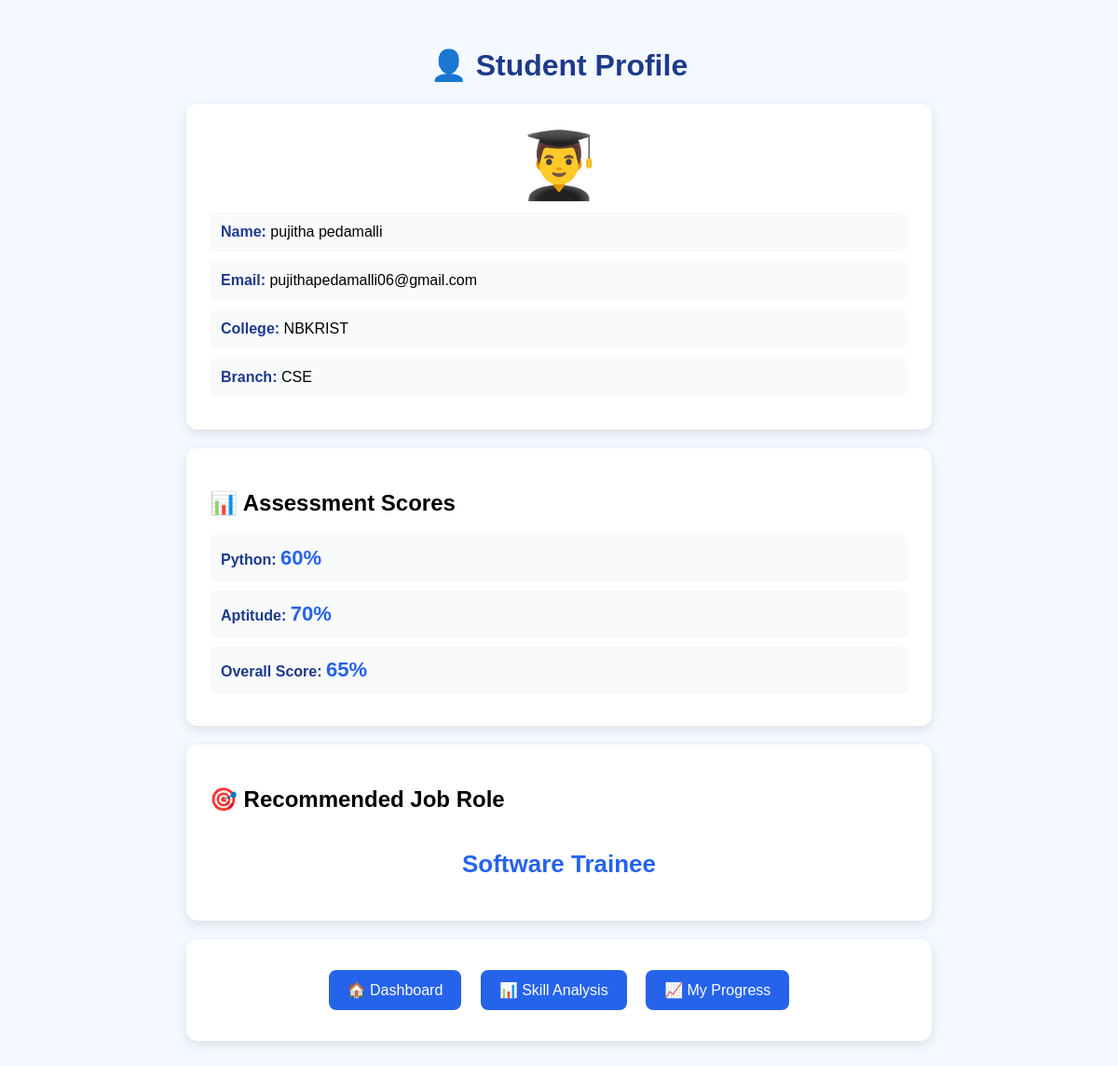
The app's page /profile (signed in) with its own data.
### placement_app.py (models this page shows)
class Student(db.Model):
    id = db.Column(db.Integer, primary_key=True)
    name = db.Column(db.String(100), nullable=False)
    email = db.Column(
        db.String(120),
        unique=True,
        nullable=False
    )
    college = db.Column(db.String(150))
    branch = db.Column(db.String(100))
    password = db.Column(
        db.String(255),
        nullable=False
    )
    python_score = db.Column(
        db.Integer,
        default=0
    )
    aptitude_score = db.Column(
        db.Integer,
        default=0
    )

### placement_app.py (the view, shortened to what this page needs)
@app.route("/profile", methods=["GET", "POST"])
def profile():
    if "email" not in session:
        return redirect(url_for("login"))
    student = Student.query.filter_by(
        email=session["email"]
    ).first()
    if not student:
        return "Student not found."
    python_score = student.python_score or 0
    aptitude_score = student.aptitude_score or 0
    scores = []
    if python_score > 0:
        scores.append(python_score)
    if aptitude_score > 0:
        scores.append(aptitude_score)
    if scores:
        overall_score = int(sum(scores) / len(scores))
    else:
        overall_score = None
    if python_score >= 80 and aptitude_score >= 70:
        job_role = "Python Developer"
    elif python_score >= 70 and aptitude_score >= 70:
        job_role = "Software Developer"
    elif aptitude_score >= 75:
        job_role = "Data Analyst"
    else:
        job_role = "Software Trainee"
    return render_template(
        "profile.html",
        student=student,
        name=student.name,
        email=student.email,
        college=student.college,
        branch=student.branch,
        python_score=python_score,
        aptitude_score=aptitude_score,
        overall_score=overall_score,
        job_role=job_role
    )

### templates/profile.html (shortened to what this page needs)
<!DOCTYPE html>
<html>
<head>
</head>
<body>
<div class="container">
    <h1>👤 Student Profile</h1>
    <div class="card">
        <div class="profile-icon">
            👨‍🎓
        </div>
        <div class="detail">
            <span class="label">Name:</span>
            {{ name }}
        </div>
        <div class="detail">
            <span class="label">Email:</span>
            {{ email }}
        </div>
        <div class="detail">
            <span class="label">College:</span>
            {{ college }}
        </div>
        <div class="detail">
            <span class="label">Branch:</span>
            {{ branch }}
        </div>
    </div>
    <div class="card">
        <h2>📊 Assessment Scores</h2>
        <div class="detail">
            <span class="label">Python:</span>
            {% if python_score is not none %}
                <span class="score">
                    {{ python_score }}%
                </span>
            {% else %}
                Not Completed
            {% endif %}
        </div>
        <div class="detail">
            <span class="label">Aptitude:</span>
            {% if aptitude_score is not none %}
                <span class="score">
                    {{ aptitude_score }}%
                </span>
            {% else %}
                Not Completed
            {% endif %}
        </div>
        <div class="detail">
            <span class="label">Overall Score:</span>
            {% if overall_score is not none %}
                <span class="score">
                    {{ overall_score }}%
                </span>
            {% else %}
                Not Available
            {% endif %}
        </div>
    </div>
    <div class="card">
        <h2>🎯 Recommended Job Role</h2>
        <div class="role">
            {{ job_role }}
        </div>
    </div>
    <div class="card center">
        <a class="button"
           href="{{ url_for('dashboard') }}">
            🏠 Dashboard
        </a>
        <a class="button"
           href="{{ url_for('skill_analysis') }}">
            📊 Skill Analysis
        </a>
        <a class="button"
           href="{{ url_for('progress') }}">
            📈 My Progress
        </a>
    </div>
</div>
</body>
</html>

### templates/profile.html (style rules this page uses)
body { font-family: Arial, sans-serif; background: #f4f8ff; margin: 0; padding: 30px; }
.container { max-width: 800px; margin: auto; }
h1 { text-align: center; color: #1e3a8a; }
.card { background: white; padding: 25px; margin: 20px 0; border-radius: 12px; box-shadow: 0 4px 12px rgba(0,0,0,0.1); }
.profile-icon { text-align: center; font-size: 70px; }
.detail { padding: 12px; margin: 10px 0; background: #f8fafc; border-radius: 8px; }
.label { font-weight: bold; color: #1e3a8a; }
.score { font-size: 22px; font-weight: bold; color: #2563eb; }
.role { text-align: center; font-size: 26px; font-weight: bold; color: #2563eb; padding: 20px; }
.button { display: inline-block; text-decoration: none; background: #2563eb; color: white; padding: 12px 20px; border-radius: 8px; margin: 8px; }
.center { text-align: center; }

### records on screen
Student: name "pujitha pedamalli", email "pujithapedamalli06@gmail.com", college "NBKRIST", branch "CSE"

### other values on screen
{{ python_score }} "60"
{{ aptitude_score }} "70"
{{ overall_score }} "65"
{{ job_role }} "Software Trainee"
